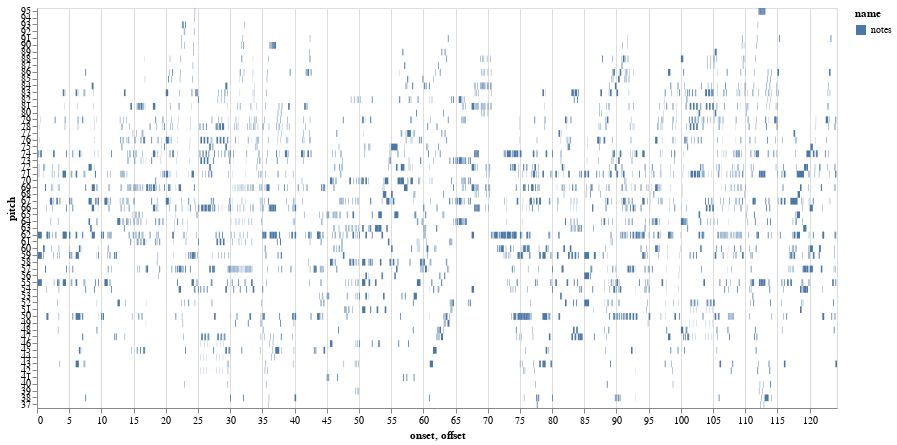

The cell this chart's notebook holds for it:
### Code cell
plotpolygrams(notes, map(first, wsearch))

### Figure 1 — Vega-Lite specification as saved in the notebook (floating-point values rounded to 4 significant figures; data arrays with more than 128 entries replaced by an {"elided": "..."} marker saying what was removed)
{"data": {"values": {"elided": "3206 records"}}, "encoding": {"color": {"field": "name", "scale": {"scheme": "tableau20"}}, "tooltip": {"field": "pitch", "type": "quantitative"}, "x": {"field": "onset", "scale": {"domain": [0, 124.2]}, "type": "quantitative"}, "x2": {"field": "offset", "type": "quantitative"}, "y": {"field": "pitch", "scale": {"domain": [95, 94, 93, 92, 91, 90, 89, 88, 87, 86, 85, 84, 83, 82, 81, 80, 79, 78, 77, 76, 75, 74, 73, 72, 71, 70, 69, 68, 67, 66, 65, 64, 63, 62, 61, 60, 59, 58, 57, 56, 55, 54, 53, 52, 51, 50, 49, 48, 47, 46, 45, 44, 43, 42, 41, 40, 39, 38, 37]}, "type": "ordinal"}}, "height": 400, "mark": {"clip": true, "type": "rect"}, "width": 800}
